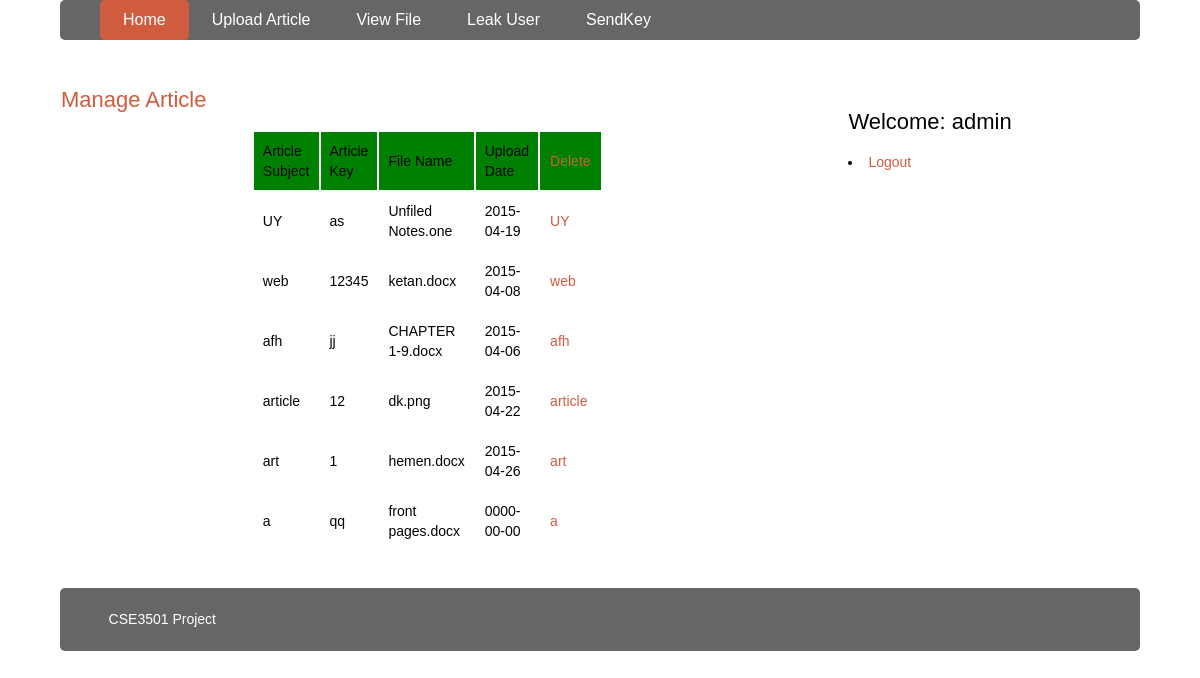
The app's page /admin/m_arti.php (signed in) with its own data.
### tables this page shows
CREATE TABLE IF NOT EXISTS `presentation` (
  `subject` varchar(50) NOT NULL,
  `Topic` text NOT NULL,
  `fname` varchar(100) NOT NULL,
  `time` date NOT NULL,
  `sendto` varchar(50) NOT NULL
);

### admin/m_arti.php (the view, shortened to what this page needs)
<!DOCTYPE html>
<html lang="en">
<head>
	<link rel="stylesheet" href="stylesheet.css" type="text/css" />
</head>
<body class="body">
	<header class="mainHeader">
		<nav><ul>
			<li class="active"><a href="admin.php">Home</a></li>
			<li><a href="upload.php">Upload Article</a></li>
			<li ><a href="viewfile.php">View File</a></li>
			<li ><a href="leakfile.php">Leak User</a></li>
			<li ><a href="sendkey.php">SendKey</a></li>
		</ul></nav>
	</header>
	<div class="mainContent1">
		<div class="content">
				<article class="topcontent1">
					<header>
						<h2><a href="#" rel="bookmark" title="Permalink to this POST TITLE">Manage Article</a></h2>
					</header>
					<content>
						<p>
							<table align="center" cellpadding="9" cellspacing="2" width="10"><tr bgcolor="green">
							<td >Article Subject</td><td>Article Key</td><td>File Name</td><td>Upload Date</td><td><a href="m_article.php">Delete</a></td></tr>
					<?php
                                $con = mysqli_connect("localhost","root","");
                                if (!$con)
                                    echo('Could not connect: ' . mysqli_error());
                                else
                                {
                                    mysqli_select_db( $con,"dataleakage");
                                    $sql = 'SELECT * FROM presentation';
                                    $retval = mysqli_query(  $con,$sql );
                                    while($row = mysqli_fetch_assoc($retval))
                                    {
                                           echo "<tr bgcolor='white'><td> {$row['subject']} </td> " .
                                                "<td> {$row['Topic']} </td> " .
												"<td> {$row['fname']} </td> " .
												"<td> {$row['time']} </td> " .
												"<td><a href='m_article.php?id=". "{$row['subject']}'>{$row['subject']}</a>" .
											    "</td>" ;
                                    }
                                }
                        ?>
</tr>
</table>
						</p>
						</content>
				</article>
			</div>
<aside class="top-sidebar">
					<article>
					<h2>Welcome: <?php echo $_SESSION['name'] ?></h2>
					<li><a href="logout.php">Logout</a></li>
				    </article>
				</aside>
		</div>
	<footer class="mainFooter">
		<p>CSE3501 Project</p>
	</footer>
</body>
</html>

### admin/stylesheet.css (style rules this page uses)
body { color: #000305; font-size: 87.5%; font-family: 'Trebuchet MS', Trebuchet, 'Lucida Sans Unicode', 'Lucida Grande', 'Lucida Sans', Arial, sans-serif; line-height: 1.429; margin: 0; padding: 0; text-align: left; }
.body { clear: both; margin: 0 auto; width: 90%; }
h2 { font-size: 1.571em }
h2, h3, h4, h5, h6 { font-weight: 400; line-height: 1.1; margin-bottom: .8em; }
a { outline: 0; }
a:link, a:visited { color: #CF5C3F; padding: 0 1px; text-decoration: none; }
.mainHeader nav { background: #666; font-size: 1.143em; height: 40px; line-height: 30px; margin: 0 auto 30px auto; text-align: center; border-radius: 5px; -moz-border-radius: 5px; -webkit-border-radius: 5px; }
.mainHeader nav ul { list-style: none; margin: 0 auto; }
.mainHeader nav ul li { float: left; display: inline; }
.mainHeader nav a:link, .mainHeader nav a:visited { color: #fff; display: inline-block; height: 30px; padding: 5px 23px; text-decoration: none; }
.mainHeader nav a:hover, .mainHeader nav a:active, .mainHeader nav .active a:link, .mainHeader nav .active a:visited { background: #CF5C3F; color: #fff; text-shadow: none !important; }
.mainHeader nav li a { border-radius: 5px; -moz-border-radius: 5px; -webkit-border-radius: 5px; }
.content { width: 68%; float: left; border-radius: 5px; -moz-border-radius: 5px; -webkit-border-radius: 5px; }
.top-sidebar { width: 24%; float: left; margin-left: 2%; border-radius: 5px; -moz-border-radius: 5px; -webkit-border-radius: 5px; background-color: #FFF; padding: 2% 3%; margin-bottom: 2%; }
.mainFooter { width: 100%; float: left; margin-top: 2%; margin-bottom: 2%; padding-left: 0; background-color: #666; border-radius: 5px; -moz-border-radius: 5px; -webkit-border-radius: 5px; color: #FFF; }
.mainFooter p { width: 91%; margin: 2% auto; }

### records on screen
presentation: subject "UY", Topic "as", fname "Unfiled Notes.one", time "2015-04-19"
presentation: subject "web", Topic "12345", fname "ketan.docx", time "2015-04-08"
presentation: subject "afh", Topic "jj", fname "CHAPTER 1-9.docx", time "2015-04-06"
presentation: subject "article", Topic "12", fname "dk.png", time "2015-04-22"
presentation: subject "art", Topic "1", fname "hemen.docx", time "2015-04-26"
presentation: subject "a", Topic "qq", fname "front pages.docx", time "0000-00-00"

### other values on screen
$_SESSION['name'] "admin"
